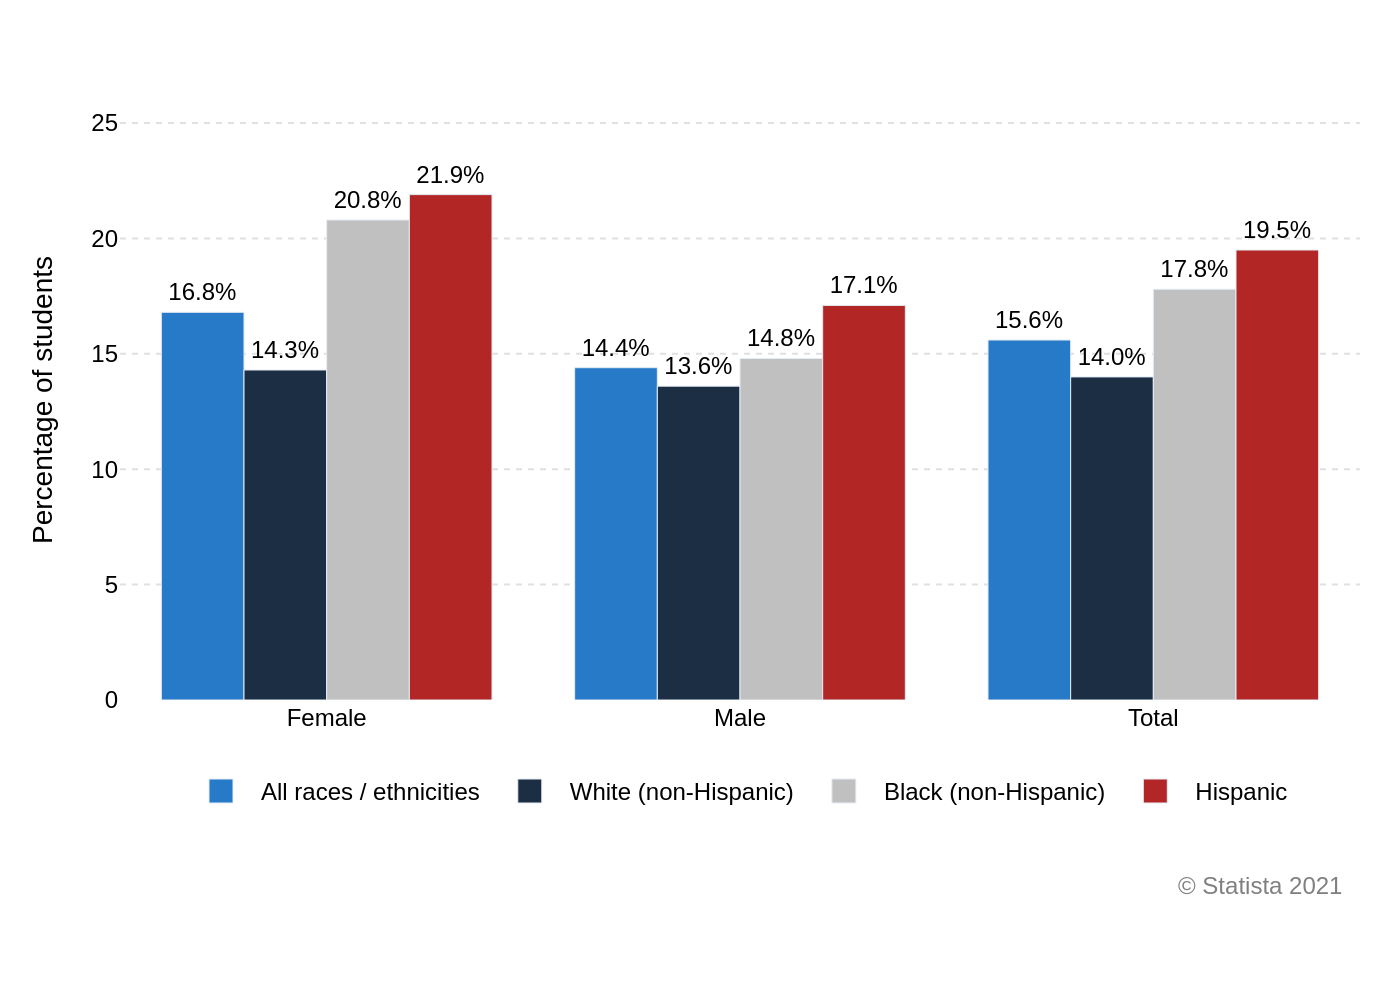

This figure's Python source:
import sys
import json
import os
import plotly.graph_objects as go

def main():
    if len(sys.argv) != 2:
        print(f"Usage: python {os.path.basename(__file__)} <json_file_path>")
        sys.exit(1)

    json_path = sys.argv[1]

    try:
        with open(json_path, 'r', encoding='utf-8') as f:
            data = json.load(f)
    except FileNotFoundError:
        print(f"Error: JSON file not found at {json_path}")
        sys.exit(1)
    except json.JSONDecodeError:
        print(f"Error: Could not decode JSON from {json_path}")
        sys.exit(1)

    fig = go.Figure()

    chart_data = data.get('chart_data', {})
    categories = chart_data.get('categories', [])
    series = chart_data.get('series', [])
    colors = data.get('colors', [])
    texts = data.get('texts', {})

    for i, s in enumerate(series):
        fig.add_trace(go.Bar(
            x=categories,
            y=s.get('y', []),
            name=s.get('name', ''),
            marker_color=colors[i] if i < len(colors) else None,
            text=[f"{val}%" for val in s.get('y', [])],
            textposition='outside',
            textfont=dict(family='Arial', size=12, color='#000000'),
            cliponaxis=False
        ))

    annotations = []
    source_text = texts.get('source')
    if source_text:
        annotations.append(dict(
            xref='paper', yref='paper',
            x=0.99, y=-0.28,
            xanchor='right', yanchor='top',
            text=source_text,
            showarrow=False,
            font=dict(family='Arial', size=12, color='grey')
        ))
        
    fig.update_layout(
        barmode='group',
        plot_bgcolor='white',
        font=dict(family='Arial', size=12, color='black'),
        margin=dict(l=60, r=20, t=50, b=150),
        xaxis=dict(
            title_text=texts.get('x_axis_title'),
            showgrid=False,
            zeroline=True,
            zerolinecolor='#333333',
            zerolinewidth=1,
            tickfont=dict(size=12)
        ),
        yaxis=dict(
            title_text=texts.get('y_axis_title'),
            range=[0, 26],
            tickvals=[0, 5, 10, 15, 20, 25],
            gridcolor='#e0e0e0',
            griddash='dot',
            zeroline=False
        ),
        legend=dict(
            orientation="h",
            yanchor="bottom",
            y=-0.2,
            xanchor="center",
            x=0.5
        ),
        annotations=annotations
    )

    base_filename = os.path.splitext(os.path.basename(json_path))[0]
    output_filename = f"{base_filename}.png"

    fig.write_image(output_filename, scale=2)
    print(f"Chart saved to {output_filename}")

if __name__ == '__main__':
    main()
